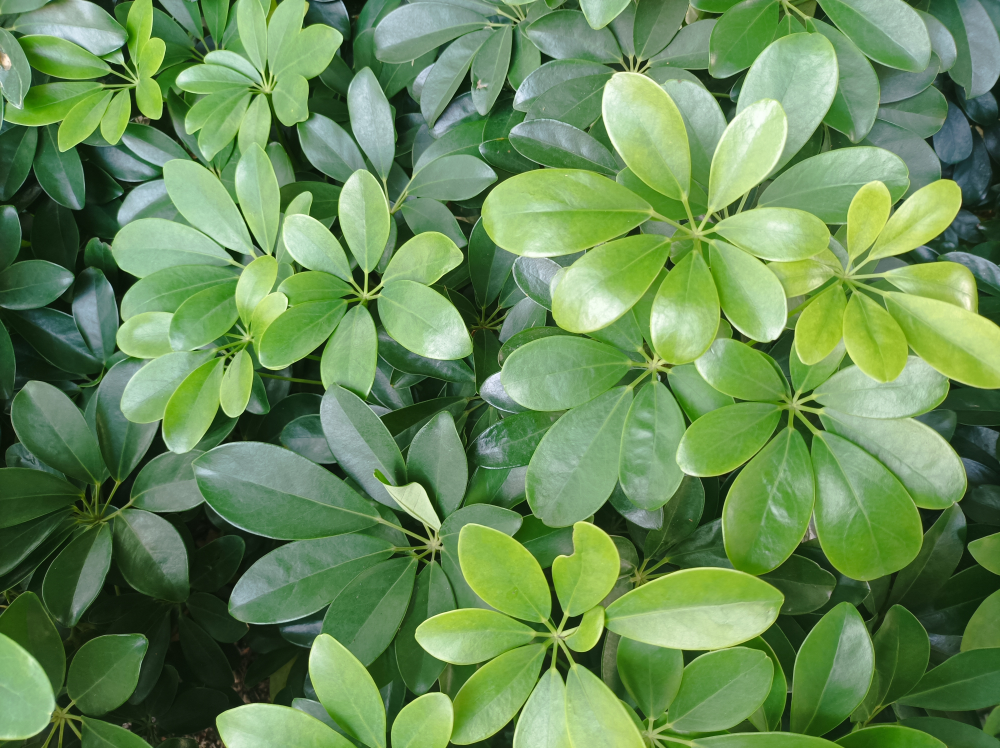
#> input picture ex16/ex16_03/leaves.jpg, 4000 x 2992 px, found by its file name (shown at 1/4 size)
$ python ex16_03_20250929113552.py
#> lines starting #> are read from the running program, lines starting #| are printed output that depends on the picture
import cv2 as cv
import numpy as np

def main():
    img_src = cv.imread(cv.samples.findFile("leaves.jpg"))
#> img_src is the input picture: shape (2992, 4000, 3); mean B, G, R 88, 140, 103.9
    if img_src is None:
        print("Could not find the image!")
        exit(0)
    img_gray = cv.cvtColor(img_src, cv.COLOR_BGR2GRAY)
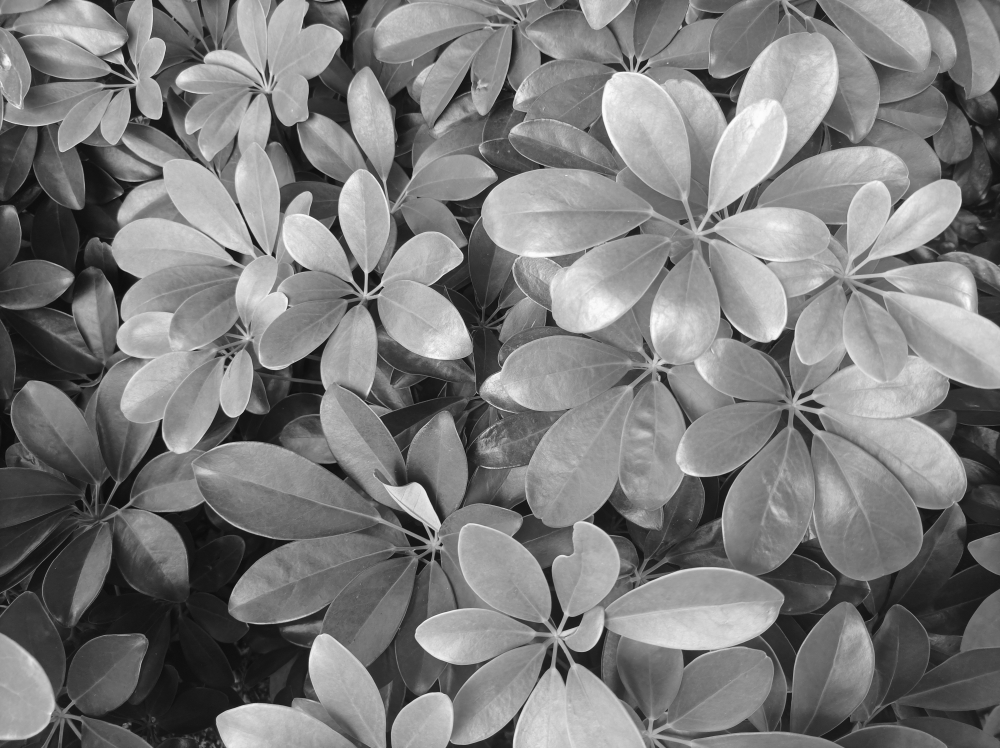
#> img_gray: shape (2992, 4000) (shown at 1/4 size); min 7, max 253, mean 123.3
    img_crop = img_gray[700:1200, 150:550]
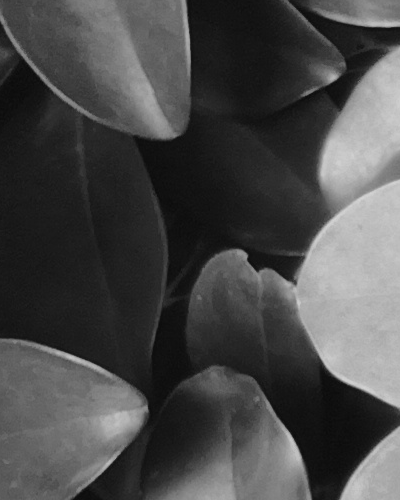
#> img_crop: shape (500, 400); min 9, max 213, mean 73.3

    img_edge = cv.Canny(img_crop, 50, 150)
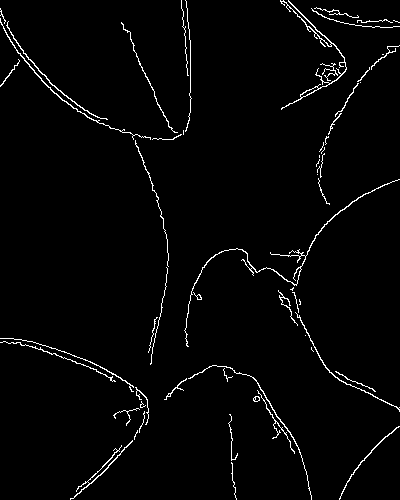
#> img_edge: shape (500, 400); 2.3% white in thin lines or dots

    cv.imshow("Original image", img_src)
    cv.imshow("Gray image", img_gray)
    cv.imshow("Edge image", img_edge)
    cv.waitKey(0)
    cv.destroyAllWindows()

if __name__ == "__main__":
    main()
